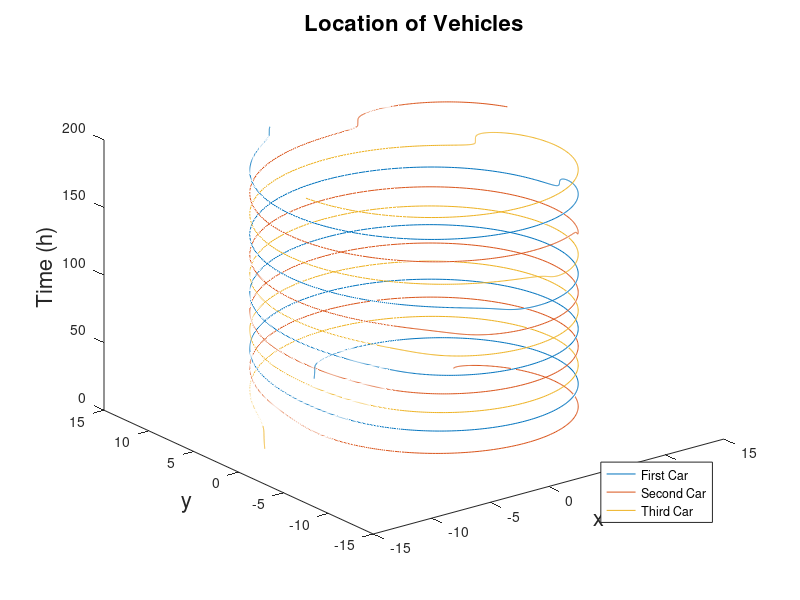
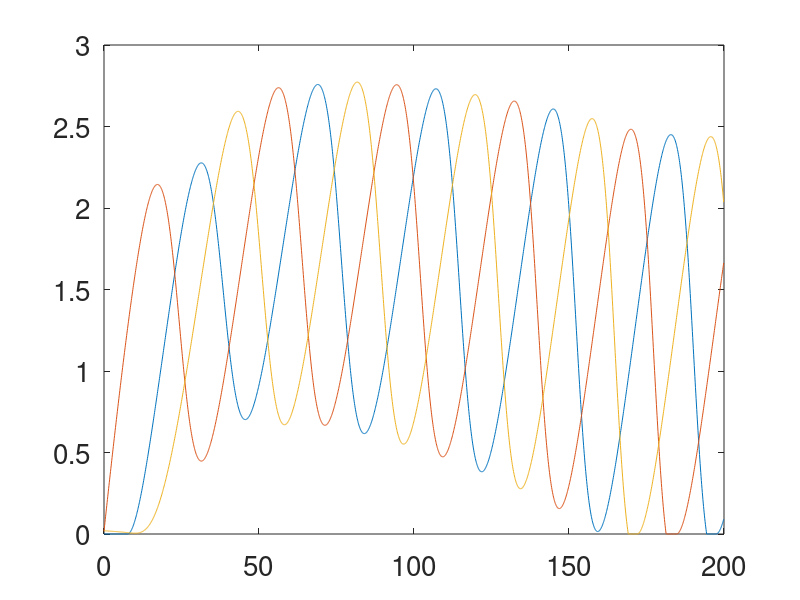

The MATLAB script that drew these images, in order: (Note: this script raises an error after producing the figures.)
%// ---------- V2X diffusion study

% Logic of first car is always different

clear all;
close all;
clc;

dt = 0.1;                                            % time step
N = 2000;                                            % number of time steps
n = 3;                                               % number of cars

% IDM parameters
% See https://github.com/movsim/traffic-simulation-de/blob/master/doc/TrafficSimulationDe.pdf
v0 = 80; % m/s                  desired speed of all vehicles
T = 2; % s                     reaction time
s0 = 15; % m                      minimum bumper-to-bumper distance
a = 0.2; % m/s^2                 acceleration in everyday traffic
b = 4.0; % m/s^2                 comfortable braking in everyday traffic

% Initial conditions
Vi = 0; % m/s

% vf = 80;
% rhom = 86;
% rhos = 43;
% sm = 1/rhom;

L= 70; % m                             Radius of Ring

d =  5; % m                             length of car
edges = [50:.5:80];                                            % define bin edges for histogram


% dx = [60, 23, 35];       % velocities
dx = [Vi, Vi, Vi];       % velocities
x = [0, 10, 55];    % positions
s(1) = x(2) - x(1) - d; % headways
s(2) = x(3) - x(2) - d;
s(3) = 2*pi*L - x(3) - d;

%x = [  1     2     3     4     5     6     7     8     9    10];

for k = 1:1:1                                %%%%%%%%%%%%%--->>>loop for random positions
    k
   % r = rand(1,10).*L;         % randomized initial positions
    
   % x = sort(r);
%    x = [0 .25 .5 .75 1 1.25 1.3 1.55 1.64 1.75];
    
%     R = randi([10,10],1)  % randomized position of the AV vehicle    
    
    for j = 1:1:N                                             % Time Loop
        
        
        for i  = 1:1:n                                              % Loop for number of cars
            % find the relative velocity
            if i == n  % if the car is lead car
%                 vl = dx(1) - dx(i);
                vl = dx(i) - dx(1);
            else
%                 vl = dx(i+1) - dx(i);
                vl = dx(i) - dx(i+1);
            end
            % Updates in this order:
            % desired gap
            % acceleration
            % velocity
            % position
            % headway
            % NOTE: Work out the indexing correctly!!!
            s_star = s0 + max(0, dx(i)*T + 0.5*dx(i)*vl/sqrt(a*b));
            dvdt(i) = a*(1- (dx(i)/v0))^4 - a*(s_star/s(i))^2;
            dx(i) = dx(i) + dvdt(i)*dt;
            if dx(i) < 0
                x(i) = x(i) - 0.5*dx(i)*dx(i)/dvdt(i);
                dx(i) = 0;
            else
                x(i) = x(i) + dx(i)*dt + 0.5*dvdt(i)*dt*dt;
            end
            % s(i) = s(i) - vl*dt; % this looks like it may be part of the issue
            % disp(i); disp(s(i))
            
            theta(i) = x(i)*2*pi/L; % x converted to angle
            if theta(i) > 2*pi
               theta(i) = theta(i) - 2*pi; 
            end
            
%             if (x(i) >= L) % Circular Loop Logic
%                 x(i) = x(i) - L;
%             end
        end
        s(1) = x(2) - x(1);
        s(2) = x(3) - x(2);
        s(3) = x(1) - x(3);
        if s(1) < 0
            s(1) = s(1) + L;
        end
        
        if s(2) < 0
            s(2) = s(2) + L;
        end
        
        if s(3) < 0
            s(3) = s(3) + L;
        end
        Theta(j,:) = theta(:);  
        X(j,:) = x(:);         % Location of each car at this time step
        V(j,:) = dx(:);        % Speed of each car at this time step
        S(j,:) = s(:);         % Headways
        t(j) = dt*(j-1);       % actual running time
 
    end
end


% xlabel('Bins','FontSize',16)
% %set(gca,'XTick',[0,.25,.5])
% ylabel('Probability','FontSize',16)
% title('Normalized Histogram','FontSize',16)
% figure
figure
for i = 1:1:n
    st(:,i) = sin(Theta(:,i))*L/(2*pi);
    ct(:,i) = cos(Theta(:,i))*L/(2*pi);
    plot3(st(:,i),ct(:,i),t)                              % Plotting Angle
    hold on
end
%plot(t, x_1, t, x_2,t, x_3,t, x_4,t, x_5);
xlabel('x','FontSize',16)
%set(gca,'XTick',[0,.25,.5])
ylabel('y','FontSize',16)
zlabel('Time (h)','FontSize',16)
title('Location of Vehicles','FontSize',16)
legend('First Car','Second Car','Third Car','Location','southeast')


% for i = 1:1:n                                           % Plotting Locations
%     plot(t, X(:,i))
%     hold on
% end
% %plot(t, x_1, t, x_2,t, x_3,t, x_4,t, x_5);
% xlabel('Time (h)','FontSize',16)
% %set(gca,'XTick',[0,.25,.5])
% ylabel('Location','FontSize',16)
% title('Location of Vehicles','FontSize',16)
% %set(gca,'YTick',[0, 5, 10, 15, 20, 25])
% %set(gca,'YLim',[5 55])
% %legend('\rho_1','\rho_2','\rho_3','\rho_4','\rho_5','Location','southeast')
% 


% for i = 1:1:n                                           % Plotting Speed
%     plot(t, V(:,i))
%     hold on
% end
figure('DefaultAxesFontSize',20)
plot_headways = plot(t, V(:, 1), t, V(:, 2), t, V(:, 3));
plot_headways(1).LineWidth = 4;
plot_headways(1).LineStyle = ':';
plot_headways(2).LineWidth = 4;
plot_headways(2).LineStyle = '--';
plot_headways(3).LineWidth = 4;
plot_headways(3).LineStyle = '-.';
%plot(t, x_1, t, x_2,t, x_3,t, x_4,t, x_5);
xlabel('Time (s)')
%set(gca,'XTick',[0,.25,.5])
ylabel('Speed (m/s)')
title('Speed of Vehicles')
legend('First Car','Second Car','Third Car','Location','northeast')
grid on
% print -depsc -r300 idm-velocities-sim.eps
%set(gca,'YTick',[0, 5, 10, 15, 20, 25])
%set(gca,'YLim',[52 67])
% legend('Tenth Car','Nineth Car','Eight Car','Seventh Car','Sixth Car','Fifth Car','Fourth Car','Third Car','Second Car','First Car','Location','southeast')


% figure
% 
% plot(t, Entropy(:))                                     % Plotting Entropy

%plot(t, x_1, t, x_2,t, x_3,t, x_4,t, x_5);
% xlabel('Time (h)','FontSize',16)
%set(gca,'XTick',[0,.25,.5])
% ylabel('Entropy','FontSize',16)
% title('Entropy Analysis - Last Car is AV','FontSize',16)
%set(gca,'YTick',[0, 5, 10, 15, 20, 25])
%set(gca,'YLim',[-.1 16])
%legend('First Car','Second Car','Third Car','Fourth Car','Fifth Car','Sixth Car','Seventh Car','Eight Car','Nineth Car','Tenth Car','Location','southeast')

% Plot headways
% figure
% for i = 1:1:n
%     plot(t, S(:, i))
%     hold on
% end
figure('DefaultAxesFontSize',20)
plot_headways = plot(t, S(:, 1), t, S(:, 2), t, S(:, 3));
plot_headways(1).LineWidth = 4;
plot_headways(1).LineStyle = ':';
plot_headways(2).LineWidth = 4;
plot_headways(2).LineStyle = '--';
plot_headways(3).LineWidth = 4;
plot_headways(3).LineStyle = '-.';
title('Headway of vehicles')
xlabel('Time (s)')
ylabel('Headway (m)')
legend('First Car','Second Car','Third Car','Location','northeast')
grid on
% print -depsc -r300 idm-headways-sim.eps

% % First car
% figure
% 
% st1 = sin(Theta(:,1))*L/(2*pi);
% ct1 = cos(Theta(:,1))*L/(2*pi);
% plot3(st1,ct1,t)
% legend('First Car', 'Location','southeast')
% 
% % Second car
% figure
% 
% st2 = sin(Theta(:,2))*L/(2*pi);
% ct2 = cos(Theta(:,2))*L/(2*pi);
% plot3(st2,ct2,t)
% legend('Second Car','Location','southeast')
% 
% % Third car
% figure
% 
% st3 = sin(Theta(:,3))*L/(2*pi);
% ct3 = cos(Theta(:,3))*L/(2*pi);
% plot3(st3,ct3,t)
% legend('Third Car','Location','southeast')